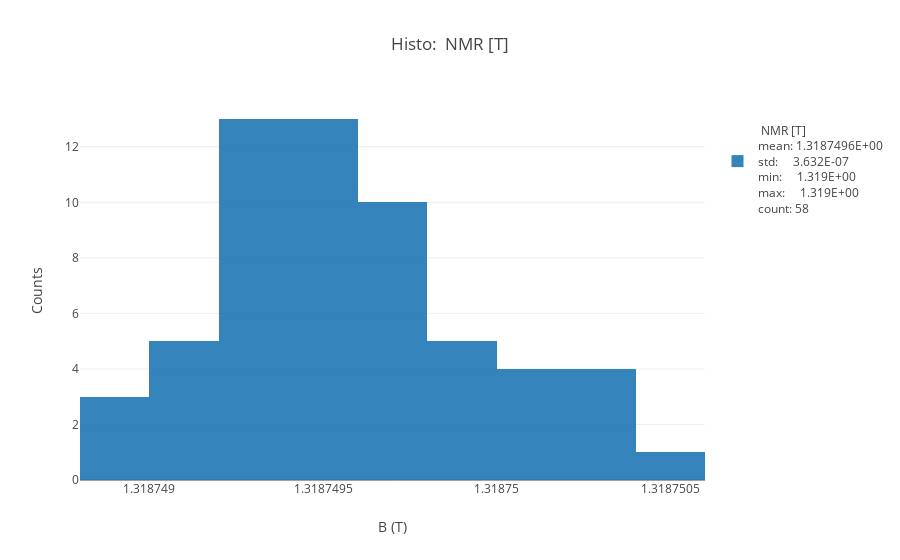

Write notebook code for a chart like this one.
### Code cell
fig = histo(df[' NMR [T]'],bins=10,inline=True);

### Figure 1 — Plotly figure (JSON) as saved in the notebook; plotly's stock layout.template omitted (floating-point values rounded to 4 significant figures)
{"data": [{"name": "<br> NMR [T]<br>mean: 1.3187496E+00<br>std:     3.632E-07<br>min:     1.319E+00<br>max:     1.319E+00<br>count: 58", "nbinsx": 10, "opacity": 0.9, "type": "histogram", "uid": "7720b6aa-7179-46cd-8b75-11437cbc387e", "x": [1.319, 1.319, 1.319, 1.319, 1.319, 1.319, 1.319, 1.319, 1.319, 1.319, 1.319, 1.319, 1.319, 1.319, 1.319, 1.319, 1.319, 1.319, 1.319, 1.319, 1.319, 1.319, 1.319, 1.319, 1.319, 1.319, 1.319, 1.319, 1.319, 1.319, 1.319, 1.319, 1.319, 1.319, 1.319, 1.319, 1.319, 1.319, 1.319, 1.319, 1.319, 1.319, 1.319, 1.319, 1.319, 1.319, 1.319, 1.319, 1.319, 1.319, 1.319, 1.319, 1.319, 1.319, 1.319, 1.319, 1.319, 1.319]}], "layout": {"barmode": "overlay", "showlegend": true, "title": "Histo:  NMR [T]", "xaxis": {"title": "B (T)"}, "yaxis": {"autorange": true, "title": "Counts", "type": "linear"}}}
